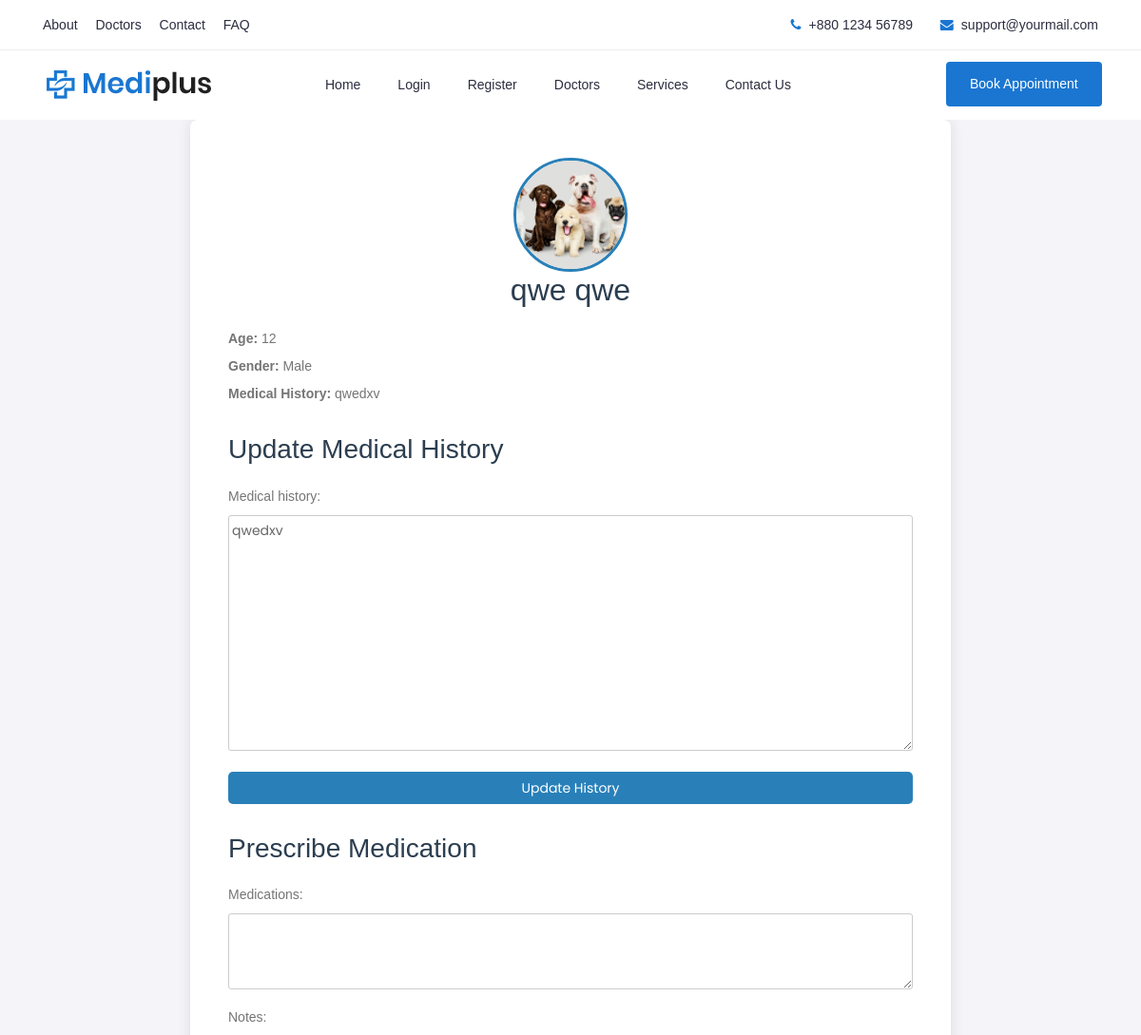
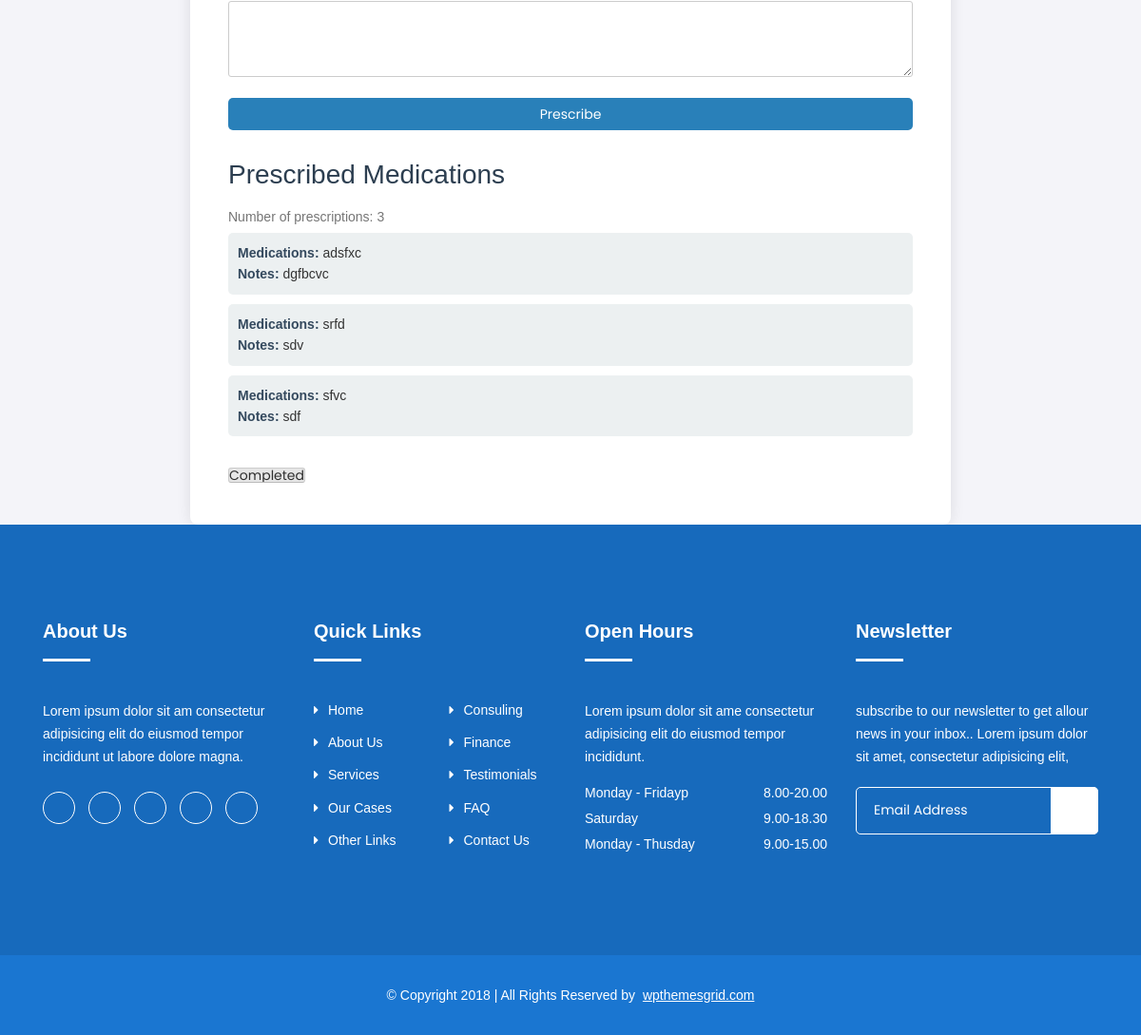
/doctor/patient/1/1, run on the app's committed database (2 pictures, top to bottom).
### appointments/models.py (models this page shows, shortened)
class Patient(models.Model):
    user = models.OneToOneField(User, on_delete=models.CASCADE)
    profile_pic = models.FileField(upload_to='doctor_profile', null=True, blank=True)
    phone_number = models.CharField(max_length=250)
    age = models.IntegerField(null=True, blank=True)
    dob = models.CharField(max_length=250, null=True, blank=True)
    gender = models.CharField(max_length=10, null=True, blank=True)
    address = models.TextField(blank=True, null=True)
    medical_history = models.TextField(blank=True, null=True)

class Prescription(models.Model):
    doctor = models.ForeignKey(Doctor, on_delete=models.CASCADE)
    patient = models.ForeignKey(Patient, on_delete=models.CASCADE)
    appointment = models.ForeignKey(Appointment, on_delete=models.SET_NULL, null=True, blank=True)
    medications = models.TextField(blank=True, null=True)
    prescribed_at = models.DateTimeField(auto_now_add=True)
    notes = models.TextField(blank=True)
    total_cost = models.DecimalField(max_digits=10, decimal_places=2, default=0)
    payment_status = models.BooleanField(default=False)
    def __str__(self):
        return f'Prescription for {self.patient.user.username} by {self.doctor.user.username} on {self.prescribed_at}'

### appointments/views.py (the view)
# urls.py: path('doctor/patient/<int:patient_id>/<int:appointment_id>', views.patient_detail, name='patient_detail'),
def patient_detail(request, patient_id, appointment_id):
    patient = get_object_or_404(Patient, id=patient_id)
    appointment = Appointment.objects.get(id=appointment_id)
    if appointment:
        prescriptions = Prescription.objects.filter(appointment=appointment)
    else:
        prescriptions = []
    print("Prescriptions fetched:", prescriptions)
    if request.method == 'POST' and 'update_history' in request.POST:
        history_form = MedicalHistoryUpdateForm(request.POST, instance=patient)
        if history_form.is_valid():
            history_form.save()
            return redirect('patient_detail', patient_id=patient.id, appointment_id=appointment.id)
    else:
        history_form = MedicalHistoryUpdateForm(instance=patient)
    if request.method == 'POST' and 'prescribe_medication' in request.POST:
        prescription_form = PrescriptionForm(request.POST)
        if prescription_form.is_valid():
            try:
                prescription = prescription_form.save(commit=False)
                prescription.doctor = appointment.doctor
                prescription.patient = appointment.patient
                prescription.appointment = appointment
                prescription.save()
                return redirect('patient_detail', patient_id=patient.id, appointment_id=appointment.id)
            except Exception as e:
                print("Error saving prescription:", str(e))
        else:
            print("Prescription form is not valid:", prescription_form.errors)
    else:
        prescription_form = PrescriptionForm()
    context = {
        'patient': patient,
        'prescriptions': prescriptions,
        'appointment': appointment,
        'history_form': history_form,
        'prescription_form': prescription_form,
    }
    return render(request, 'patient_detail.html', context)

### appointments/forms.py
class MedicalHistoryUpdateForm(forms.ModelForm):
    class Meta:
        model = Patient
        fields = ['medical_history']

class PrescriptionForm(forms.ModelForm):
    class Meta:
        model = Prescription
        fields = ['medications', 'notes']
    medications = forms.CharField(widget=forms.Textarea(attrs={'rows': 3}))
    notes = forms.CharField(widget=forms.Textarea(attrs={'rows': 3}), required=False)

### templates/patient_detail.html (shortened to what this page needs)
{% extends 'base.html' %}
{% load static %}
{% block content %}
    <div class="containers">
        <div class="profile-header">
            {% if patient.profile_pic %}
            <img src="{{ patient.profile_pic.url }}" alt="Profile Picture" class="profile-picture">
            {% endif %}
            <h2>{{ patient.user.first_name }} {{ patient.user.last_name }}</h2>
        </div>
        <div class="patient-info">
            <p><strong>Age:</strong> {{ patient.age }}</p>
            <p><strong>Gender:</strong> {{ patient.gender }}</p>
            <p><strong>Medical History:</strong> {{ patient.medical_history }}</p>
        </div>
        <div class="form-section">
            <h3>Update Medical History</h3>
            <form method="post">
                {{ history_form.as_p }}
                <button type="submit" name="update_history">Update History</button>
            </form>
        </div>
        <div class="form-section">
            <h3>Prescribe Medication</h3>
            <form method="post">
                {{ prescription_form.as_p }}
                <button type="submit" name="prescribe_medication">Prescribe</button>
            </form>
        </div>
        <div class="prescription-list">
            <h3>Prescribed Medications</h3>
            {% if prescriptions %}
                <p>Number of prescriptions: {{ prescriptions.count }}</p>
                <ul>
                    {% for prescription in prescriptions %}
                        <li>
                            <strong>Medications:</strong> {{ prescription.medications }}<br>
                            <strong>Notes:</strong> {{ prescription.notes|default:"No notes provided" }}
                        </li>
                    {% endfor %}
                </ul>
            {% else %}
                <p>No medications have been prescribed for this appointment.</p>
            {% endif %}
        </div>
        {% if appointment.status == 'Completed' %}
            <div class="completed">
                <h3>This has been marked completed</h3>
            </div>
        {% else %}
            <div class="completed">
                <form action="{% url 'appointment_completed' appointment.id patient.id %}" method="POST">
                    <input type="submit" value="Completed">
                </form>
            </div>
        {% endif %}
    </div>
{% endblock %}

### templates/patient_detail.html (style rules this page uses)
body { font-family: Arial, sans-serif; background-color: #f4f4f9; color: #333; line-height: 1.6; margin: 0; }
.containers { max-width: 800px; margin: auto; background: #fff; padding: 40px; border-radius: 8px; box-shadow: 0 0 15px rgba(0, 0, 0, 0.1); }
.profile-header { text-align: center; margin-bottom: 20px; }
.profile-picture { width: 120px; height: 120px; border-radius: 50%; object-fit: cover; border: 3px solid #2980b9; }
h1, h2, h3 { color: #2c3e50; margin-bottom: 15px; }
p { margin: 5px 0; }
.patient-info, .form-section, .prescription-list { margin-bottom: 30px; }
.form-section form { display: flex; flex-direction: column; }
.form-section button { background-color: #2980b9; color: #fff; border: none; padding: 10px; border-radius: 5px; cursor: pointer; margin-top: 10px; }
.prescription-list ul { list-style-type: none; padding: 0; }
.prescription-list li { background: #ecf0f1; margin-bottom: 10px; padding: 10px; border-radius: 5px; }
.prescription-list strong { color: #34495e; }

### data on the page
Patient: profile_pic (picture), user.first_name "qwe", user.last_name "qwe", age "12", gender "Male", medical_history "qwedxv"
Prescription: medications "adsfxc", notes "dgfbcvc"
Prescription: medications "srfd", notes "sdv"
Prescription: medications "sfvc", notes "sdf"

### other printed values
{{ prescriptions.count }} "3"
